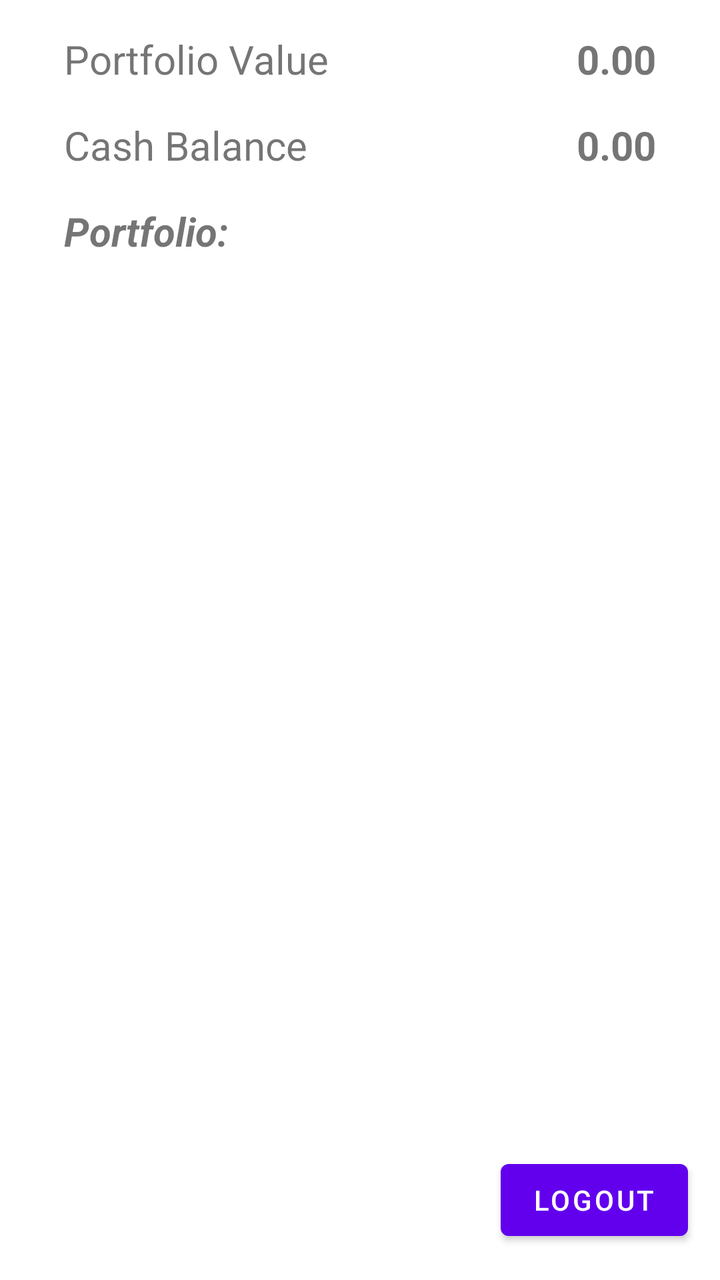
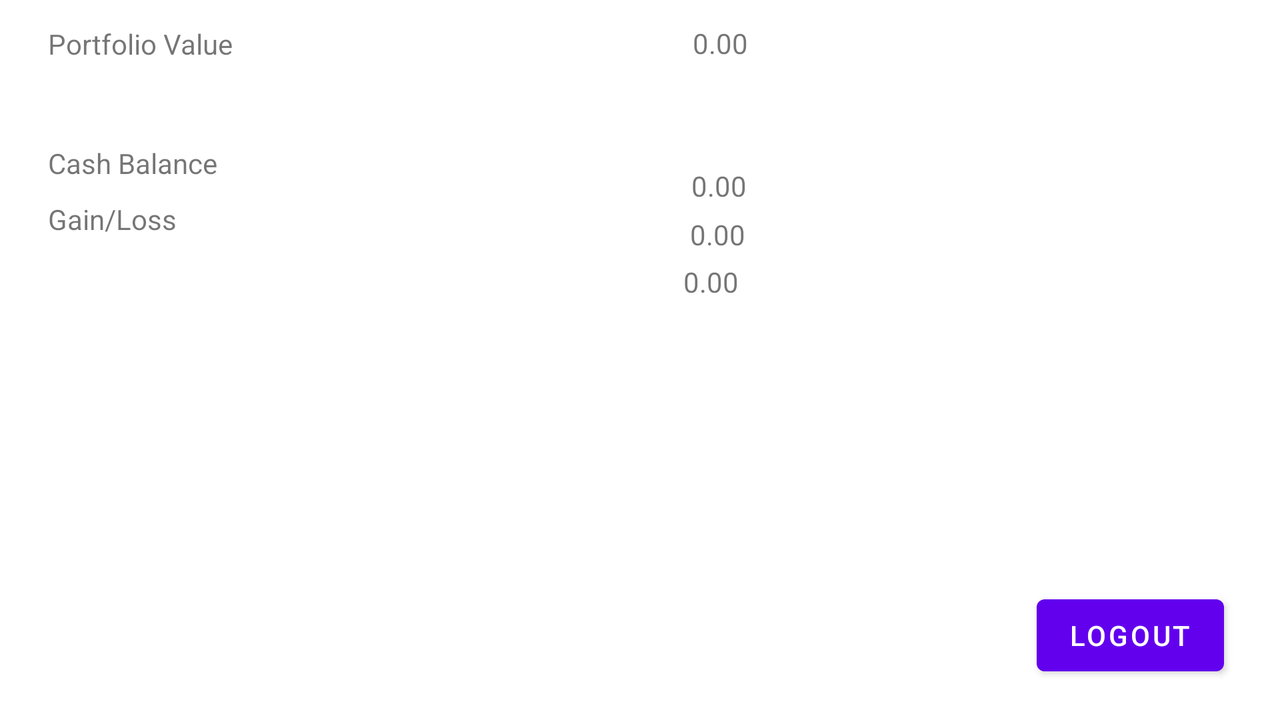

The same Android screen from two of the app's own layout files: first res/layout/ as a phone draws it, then the repository's variant for another configuration, drawn on a device whose configuration selects that folder. Both files follow.
<!-- AndroidManifest.xml: application theme Theme.SmarTrade -->
<!-- res/layout/fragment_dashboard.xml -->
<?xml version="1.0" encoding="utf-8"?>
<androidx.constraintlayout.widget.ConstraintLayout xmlns:android="http://schemas.android.com/apk/res/android"
    xmlns:tools="http://schemas.android.com/tools"
    android:layout_width="match_parent"
    android:layout_height="match_parent"
    xmlns:app="http://schemas.android.com/apk/res-auto"
    tools:context=".tabfragments.DashboardFragment">

    <TextView
        android:id="@+id/textView2"
        android:layout_width="wrap_content"
        android:layout_height="wrap_content"
        android:layout_marginStart="32dp"
        android:layout_marginTop="16dp"
        android:text="@string/portfolio_value"
        android:textSize="20sp"
        app:layout_constraintStart_toStartOf="parent"
        app:layout_constraintTop_toTopOf="parent" />

    <Button
        android:id="@+id/dash_logout_btn"
        android:layout_width="wrap_content"
        android:layout_height="wrap_content"
        android:layout_marginEnd="16dp"
        android:layout_marginBottom="16dp"
        android:text="@string/logout"
        app:layout_constraintBottom_toBottomOf="parent"
        app:layout_constraintEnd_toEndOf="parent" />

    <TextView
        android:id="@+id/textViewPortfolioValue"
        android:layout_width="wrap_content"
        android:layout_height="wrap_content"
        android:layout_marginTop="16dp"
        android:layout_marginEnd="32dp"
        android:text="@string/textViewPortfolioValue"
        android:textSize="20sp"
        android:textStyle="bold"
        app:layout_constraintEnd_toEndOf="parent"
        app:layout_constraintTop_toTopOf="parent" />

    <TextView
        android:id="@+id/textView5"
        android:layout_width="wrap_content"
        android:layout_height="wrap_content"
        android:layout_marginStart="32dp"
        android:layout_marginTop="16dp"
        android:text="@string/cash_balance"
        android:textSize="20sp"
        app:layout_constraintStart_toStartOf="parent"
        app:layout_constraintTop_toBottomOf="@id/textViewPortfolioValue" />

    <TextView
        android:id="@+id/cashBalance"
        android:layout_width="wrap_content"
        android:layout_height="wrap_content"
        android:layout_marginTop="16dp"
        android:layout_marginEnd="32dp"
        android:text="@string/cashBalance"
        android:textSize="20sp"
        android:textStyle="bold"
        app:layout_constraintEnd_toEndOf="parent"
        app:layout_constraintTop_toBottomOf="@id/textViewPortfolioValue" />

    <androidx.recyclerview.widget.RecyclerView
        android:id="@+id/stockOwnedRecyclerView"
        android:layout_width="match_parent"
        android:layout_height="0dp"
        android:layout_marginStart="4dp"
        android:layout_marginTop="16dp"
        android:layout_marginEnd="4dp"
        android:text="@string/pending_request_string"
        app:layout_constraintBottom_toBottomOf="parent"
        app:layout_constraintEnd_toEndOf="parent"
        app:layout_constraintHorizontal_bias="0.0"
        app:layout_constraintStart_toStartOf="parent"
        app:layout_constraintTop_toBottomOf="@+id/textView6" />

    <TextView
        android:id="@+id/textView6"
        android:layout_width="wrap_content"
        android:layout_height="wrap_content"
        android:layout_marginStart="32dp"
        android:layout_marginTop="16dp"
        android:text="@string/portfolio"
        android:textAllCaps="false"
        android:textSize="20sp"
        android:textStyle="bold|italic"
        app:layout_constraintStart_toStartOf="parent"
        app:layout_constraintTop_toBottomOf="@+id/textView5" />

</androidx.constraintlayout.widget.ConstraintLayout>
<!-- resources referenced by this layout -->
<resources>
  <string name="cashBalance">0.00</string>
  <string name="cash_balance">Cash Balance</string>
  <string name="logout">Logout</string>
  <string name="pending_request_string">Pending</string>
  <string name="portfolio">Portfolio:</string>
  <string name="portfolio_value">Portfolio Value</string>
  <string name="textViewPortfolioValue">0.00</string>
  <style name="Theme.SmarTrade" parent="Theme.MaterialComponents.DayNight.DarkActionBar">
          
          <item name="colorPrimary">@color/purple_500</item>
          <item name="colorPrimaryVariant">@color/purple_700</item>
          <item name="colorOnPrimary">@color/white</item>
          
          <item name="colorSecondary">@color/teal_200</item>
          <item name="colorSecondaryVariant">@color/teal_700</item>
          <item name="colorOnSecondary">@color/black</item>
          
          <item name="android:statusBarColor" tools:targetApi="l">?attr/colorPrimaryVariant</item>
          
      </style>
</resources>
<!-- res/layout-land/fragment_dashboard.xml (the repository's variant of the layout above) -->
<!-- drawn on the phone turned sideways -->
<?xml version="1.0" encoding="utf-8"?>
<androidx.constraintlayout.widget.ConstraintLayout xmlns:android="http://schemas.android.com/apk/res/android"
    xmlns:app="http://schemas.android.com/apk/res-auto"
    xmlns:tools="http://schemas.android.com/tools"
    android:layout_width="match_parent"
    android:layout_height="match_parent"
    tools:context=".tabfragments.DashboardFragment">

    <TextView
        android:id="@+id/textView2"
        android:layout_width="wrap_content"
        android:layout_height="wrap_content"
        android:layout_marginStart="24dp"
        android:text="@string/portfolio_value"
        app:layout_constraintBottom_toBottomOf="parent"
        app:layout_constraintEnd_toEndOf="parent"
        app:layout_constraintHorizontal_bias="0.0"
        app:layout_constraintStart_toStartOf="parent"
        app:layout_constraintTop_toTopOf="parent"
        app:layout_constraintVertical_bias="0.036" />

    <Button
        android:id="@+id/dash_logout_btn"
        android:layout_width="wrap_content"
        android:layout_height="wrap_content"
        android:text="@string/logout"
        app:layout_constraintBottom_toBottomOf="parent"
        app:layout_constraintEnd_toEndOf="parent"
        app:layout_constraintHorizontal_bias="0.949"
        app:layout_constraintStart_toStartOf="parent"
        app:layout_constraintTop_toTopOf="parent"
        app:layout_constraintVertical_bias="0.941" />

    <TextView
        android:id="@+id/textViewPortfolioValue"
        android:layout_width="wrap_content"
        android:layout_height="wrap_content"
        android:layout_marginEnd="200dp"
        android:text="@string/textViewPortfolioValue"
        app:layout_constraintBottom_toBottomOf="parent"
        app:layout_constraintEnd_toEndOf="parent"
        app:layout_constraintHorizontal_bias="0.777"
        app:layout_constraintStart_toEndOf="@+id/textView2"
        app:layout_constraintTop_toTopOf="parent"
        app:layout_constraintVertical_bias="0.035" />

    <TextView
        android:id="@+id/textView5"
        android:layout_width="wrap_content"
        android:layout_height="wrap_content"
        android:layout_marginStart="24dp"
        android:text="@string/cash_balance"
        app:layout_constraintBottom_toBottomOf="parent"
        app:layout_constraintEnd_toEndOf="parent"
        app:layout_constraintHorizontal_bias="0.0"
        app:layout_constraintStart_toStartOf="parent"
        app:layout_constraintTop_toTopOf="parent"
        app:layout_constraintVertical_bias="0.211" />

    <TextView
        android:id="@+id/cashBalance"
        android:layout_width="wrap_content"
        android:layout_height="wrap_content"
        android:layout_marginEnd="200dp"
        android:text="@string/cashBalance"
        app:layout_constraintBottom_toBottomOf="parent"
        app:layout_constraintEnd_toEndOf="parent"
        app:layout_constraintHorizontal_bias="0.781"
        app:layout_constraintStart_toEndOf="@+id/textView5"
        app:layout_constraintTop_toTopOf="parent"
        app:layout_constraintVertical_bias="0.244" />

    <TextView
        android:id="@+id/textView9"
        android:layout_width="wrap_content"
        android:layout_height="wrap_content"
        android:layout_marginStart="24dp"
        android:text="@string/gain_loss"
        app:layout_constraintBottom_toBottomOf="parent"
        app:layout_constraintEnd_toEndOf="parent"
        app:layout_constraintHorizontal_bias="0.0"
        app:layout_constraintStart_toStartOf="parent"
        app:layout_constraintTop_toTopOf="parent"
        app:layout_constraintVertical_bias="0.293" />

    <TextView
        android:id="@+id/textViewGainlossP"
        android:layout_width="wrap_content"
        android:layout_height="wrap_content"
        android:layout_marginEnd="200dp"
        android:text="@string/gainlossP"
        app:layout_constraintBottom_toBottomOf="parent"
        app:layout_constraintEnd_toEndOf="parent"
        app:layout_constraintHorizontal_bias="0.829"
        app:layout_constraintStart_toStartOf="parent"
        app:layout_constraintTop_toTopOf="parent"
        app:layout_constraintVertical_bias="0.385" />

    <TextView
        android:id="@+id/textViewGainlossD"
        android:layout_width="wrap_content"
        android:layout_height="wrap_content"
        android:layout_marginEnd="200dp"
        android:text="@string/gainlossD"
        app:layout_constraintBottom_toBottomOf="parent"
        app:layout_constraintEnd_toEndOf="parent"
        app:layout_constraintHorizontal_bias="0.792"
        app:layout_constraintStart_toEndOf="@+id/textView9"
        app:layout_constraintTop_toTopOf="parent"
        app:layout_constraintVertical_bias="0.316" />

    <androidx.recyclerview.widget.RecyclerView
        android:id="@+id/stockOwnedRecyclerView"
        android:layout_width="wrap_content"
        android:layout_height="wrap_content"
        android:layout_marginStart="4dp"
        android:layout_marginTop="4dp"
        android:layout_marginEnd="242dp"
        android:layout_marginBottom="4dp"
        android:text="@string/pending_request_string"
        app:layout_constraintBottom_toBottomOf="parent"
        app:layout_constraintEnd_toEndOf="parent"
        app:layout_constraintHorizontal_bias="0.0"
        app:layout_constraintStart_toEndOf="@id/cashBalance"
        app:layout_constraintTop_toTopOf="parent"
        app:layout_constraintVertical_bias="1.0" />

</androidx.constraintlayout.widget.ConstraintLayout>
<!-- resources referenced by the variant -->
<!-- as the phone turned sideways resolves them -->
<resources>
  <string name="cashBalance">0.00</string>
  <string name="cash_balance">Cash Balance</string>
  <string name="gain_loss">Gain/Loss</string>
  <string name="gainlossD">0.00</string>
  <string name="gainlossP">0.00</string>
  <string name="logout">Logout</string>
  <string name="pending_request_string">Pending</string>
  <string name="portfolio_value">Portfolio Value</string>
  <string name="textViewPortfolioValue">0.00</string>
  <style name="Theme.SmarTrade" parent="Theme.MaterialComponents.DayNight.DarkActionBar">
          
          <item name="colorPrimary">@color/purple_500</item>
          <item name="colorPrimaryVariant">@color/purple_700</item>
          <item name="colorOnPrimary">@color/white</item>
          
          <item name="colorSecondary">@color/teal_200</item>
          <item name="colorSecondaryVariant">@color/teal_700</item>
          <item name="colorOnSecondary">@color/black</item>
          
          <item name="android:statusBarColor" tools:targetApi="l">?attr/colorPrimaryVariant</item>
          
      </style>
</resources>
